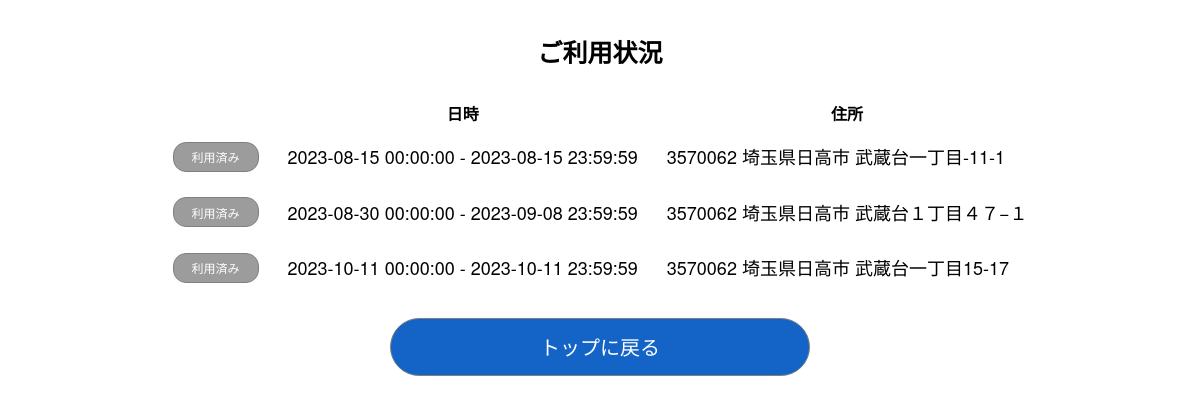
The page /usageStats (signed in) on the database as committed earlier.
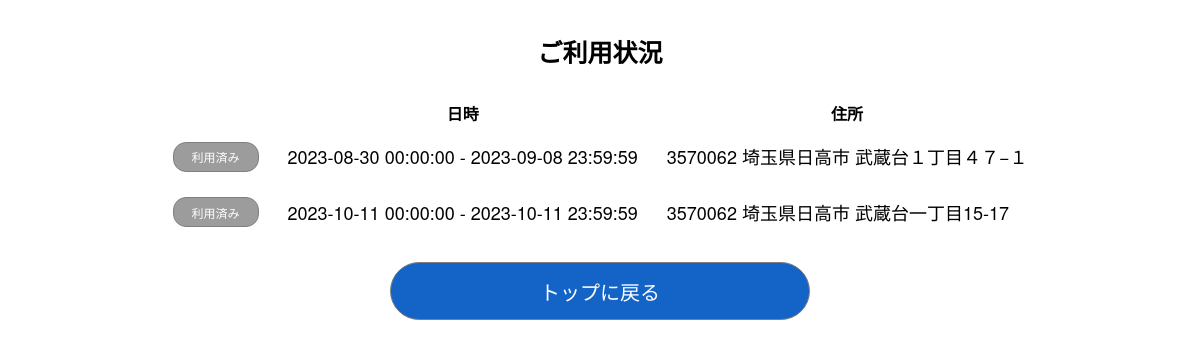
The same page on the database as committed later.
### app.py (models this page shows, shortened)
class Reserve(db.Model):
    id = db.Column(db.Integer, primary_key=True)
    user_id = db.Column(db.Integer, db.ForeignKey('user.id'), nullable=False)
    park_id = db.Column(db.Integer, db.ForeignKey('parking.id'), nullable=False)
    resv_at = db.Column(db.DateTime, nullable=False,
                        default=datetime.now(pytz.timezone('Asia/Tokyo'))) # 予約日時
    use_start = db.Column(db.DateTime, nullable=False) # 利用開始日時
    use_end =  db.Column(db.DateTime, nullable=False) # 利用終了日時
    resv_status = db.Column(db.Integer, nullable=False) # (0)予約なし,(1)予約ずみ,(2)ご利用済み

class Parking(db.Model):
    id = db.Column(db.Integer, primary_key=True, nullable=False)
    title = db.Column(db.String(50), nullable=False)
    postal_code = db.Column(db.String(7), nullable=False)
    address1 = db.Column(db.String(120), nullable=False)
    address2 = db.Column(db.String(120), nullable=False)
    tel = db.Column(db.String(11), nullable=False)
    inoutdoor = db.Column(db.String(1), nullable=False) # (0)屋外、(1)屋内
    mustcall = db.Column(db.String(1), nullable=False) # (0)出し入れ時に連絡が不要、(1)出し入れ時に連絡が必要
    usableTypeNum = db.Column(db.String(1), nullable=False) # (0)3ナンバー、(1)5ナンバー
    usableSize = db.Column(db.String(1), nullable=False) # (0)155cm未満、(1)155 ～ 170cm
    max_day = db.Column(db.Integer, nullable=True)
    min_day = db.Column(db.Integer, nullable=True)
    price_day = db.Column(db.Integer, nullable=False)
    etc = db.Column(db.String(500), nullable=True)
    lon = db.Column(db.Float, nullable=False)
    lat = db.Column(db.Float, nullable=False)
    owner_id = db.Column(db.Integer, db.ForeignKey('user.id'), nullable=False)
    created_at = db.Column(db.DateTime, nullable=False,
                           default=datetime.now(pytz.timezone('Asia/Tokyo')))
    price_hour = db.Column(db.Integer)
    price_month = db.Column(db.Integer)
    max_hour = db.Column(db.Integer)
    min_hour = db.Column(db.Integer)
    max_month = db.Column(db.Integer)
    min_month = db.Column(db.Integer)

### app.py (the view)
@app.route('/usageStats', methods=['GET','POST'])
@login_required
def usageStats():
    reserves = Reserve.query.all()
    for reserve in reserves:
        use_start = reserve.use_start
        use_end = reserve.use_end
        today = datetime.now().replace(hour=0, minute=0, second=0, microsecond=0)
        if use_end < today : # ご利用済み
            reserve.resv_status = 0
        elif today < use_start: # 予約済み
            reserve.resv_status = 1
        else: # ご利用中
            reserve.resv_status = 2
        db.session.commit()
    if request.method=='GET':
        join_query = db.session.query(User, Parking, Reserve).\
            join(Reserve, User.id == Reserve.user_id).\
            join(Parking, Reserve.park_id == Parking.id).\
            filter(User.id == current_user.id)
        result = join_query.all()
        reservelist = []
        for row in result:
            parking = row.Parking.__dict__
            reserve = row.Reserve.__dict__
            data = {}
            data.update(parking)
            data.update(reserve)
            reservelist.append(data)
        return render_template('usageStats.html', reservelist=reservelist)
    else:
        pass

### app.py (called while the page is built)
@login_manager.user_loader
def load_user(user_id):
    print(f'ID>>>{user_id}')
    return User.query.get(int(user_id))

### templates/usageStats.html (shortened to what this page needs)
<!DOCTYPE html>
<html>
<head>
    <link rel='stylesheet' href='../static/css/centerBox.css' />
    <link rel='stylesheet' href='../static/css/common.css' />
    <link rel='stylesheet' href='../static/css/extension_usageStats.css' />
</head>
<body>
    <article class='container'>
        <section class='box_contents'>
            <h1>ご利用状況</h1>
            <form>
                <table class='inner'>
                    {%if reservelist%}
                    <tr>
                        <th> </th>
                        <th>日時</th>
                        <th>住所</th>
                    </tr>
                    {%for reserve in reservelist%}
                    <tr>
                        {%if reserve.resv_status==0%}
                        <td><a href="{{url_for('usageStatsDetails', reserve_id = reserve.id)}}" ><input class='common_cancel_mini' value='利用済み' /></a></td>
                        {%elif reserve.resv_status==1%}
                        <td><a href="{{url_for('usageStatsDetails', reserve_id = reserve.id)}}" ><input class='common_cancel_mini' value='予約済み' /></a></td>
                        {%elif reserve.resv_status==2%}
                        <td><a href="{{url_for('usageStatsDetails', reserve_id = reserve.id)}}" ><input class='common_cancel_mini' value='利用中' /></a></td>
                        {%endif%}
                        <td>{{reserve.use_start}} - {{reserve.use_end}}</td>
                        <td>{{reserve.postal_code}} {{reserve.address1}} {{reserve.address2}}</td>
                    </tr>
                    {%endfor%}
                    {%else%}
                    <p>現在、ご予約はありません</p>
                    {%endif%}
                </table>
            </form>
            <nav class='buttonMenu'>
                <form>
                    <a href="mainForm"><input class='common_button common_fat' style='width : 42%;' type='button' value='トップに戻る' /></a>
                </form>
            </nav>
        </section>
    </article>
</body>
</html>

### static/css/centerBox.css (style rules this page uses)
.container { display: grid; place-items: center; }
.box_contents { text-align : center; max-width: 1000px; min-width: 750px; width: 100%; }
.inner { display: grid; place-items: center; border-collapse: separate; border-spacing: 5px; }
.inner td { font-size : var(--labelFontSize, 1.2rem); text-align : left; }

### static/css/common.css (style rules this page uses)
:root { --labelFontSize : 1.2rem; }
html { font-size: 62.5%; box-sizing: border-box; }
body { font-size : 1.6em; font-family: "Helvetica Neue", Arial, "Hiragino Kaku Gothic ProN", "Hiragino Sans", Meiryo, sans-serif; }
nav.buttonMenu { margin-top : 2rem; }
h1 { font-size : 2.5rem; }
input, select { text-indent : 1rem; border : solid 0.1rem gray; height : 2.8rem; border-radius : 0.5rem; cursor: pointer; }
.common_button { background-color : rgb(20, 100, 200); text-indent : 0; font-size : 2rem; color : white; height : 4rem; border-radius : 2rem; margin : 0 1.4rem; }
.common_fat { height : 5.8rem; border-radius: 2.9rem; }

### static/css/extension_usageStats.css (style rules this page uses)
.common_cancel_mini { background-color : rgb(156, 156, 156); text-indent : 0; font-size : 1.2rem; text-align : center; color : white; height : 2.6rem; border-radius : 1.3rem; }
.inner td { padding : 1rem 1.2rem; font-size : 1.8rem; }
.inner td:first-child { width : 80px; }
.inner td input { width : 80px; }

Rows that differ between the two databases and show on the page:
removed Reserve: use_start "2023-08-15 00:00:00", use_end "2023-08-15 23:59:59", postal_code "3570062", address1 "埼玉県日高市", address2 "武蔵台一丁目-11-1"
